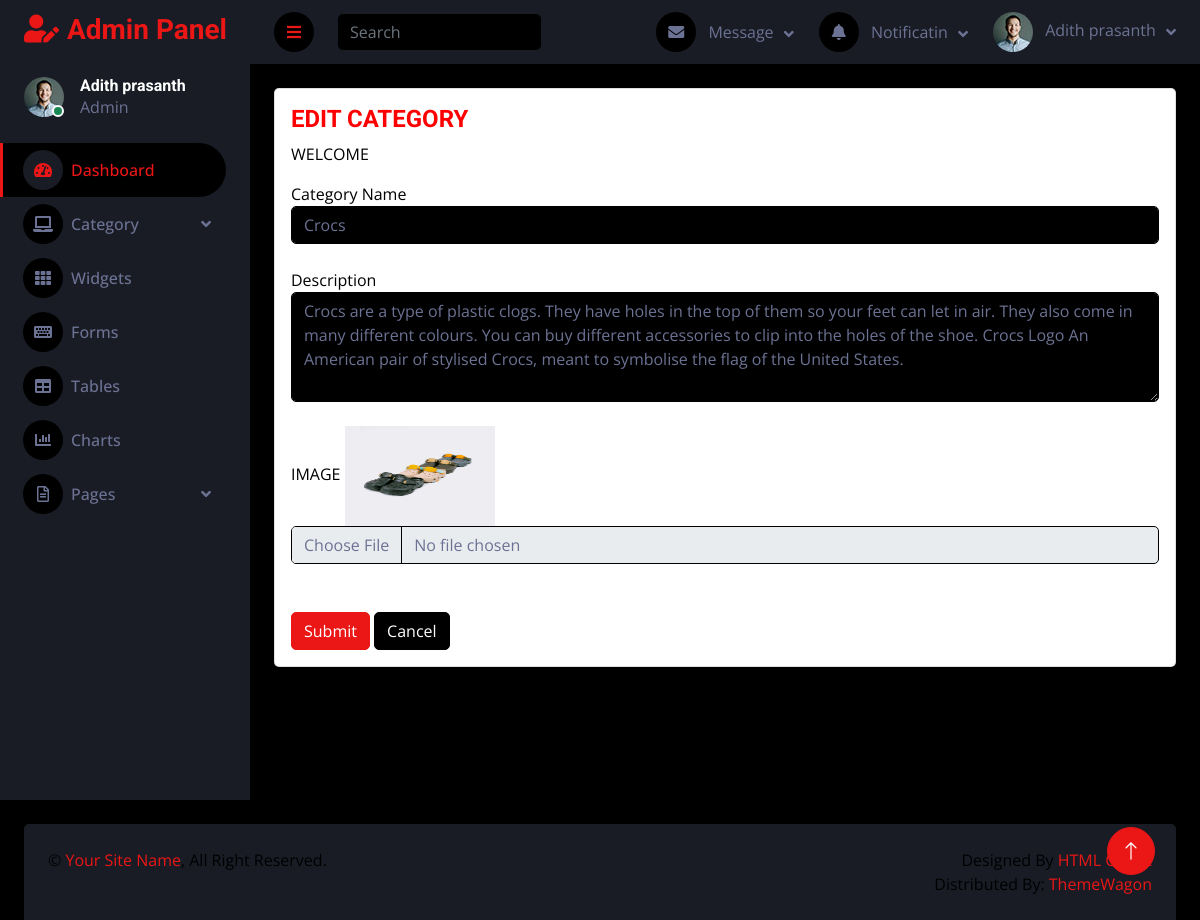
The app's page /Backend/edit_category/9/ (signed in) with its own data.
### Backend/models.py (models this page shows)
class category2db(models.Model):
    cname=models.CharField(max_length=100,null=True,blank=True)
    cdescription=models.CharField(max_length=500,null=True,blank=True)
    cimage=models.ImageField(upload_to="category_images",null=True,blank=True)

### Backend/views.py (the view)
# urls.py: path('edit_category/<int:c_id>/', views.edit_category, name="edit_category"),
def edit_category(request,c_id):
    cat = category2db.objects.filter(id=c_id)
    return render(request, "edit_category.html", {'cat': cat})

### Backend/Templates/edit_category.html (shortened to what this page needs)
<!DOCTYPE html>
{% extends 'index_page.html' %}
{% block content %}
<html lang="en">
<head>
</head>
<body>
<div class="col-12 grid-margin stretch-card">
                <div class="card" style="">
                    <font color="black">
                  <div class="card-body">
                    <h4 class="card-title" style="color:red">EDIT CATEGORY</h4>
                    <p class="card-description">WELCOME</p>
                      {% for i in cat %}
                    <form class="forms-sample" method="post" action="{% url 'update_category' c_id=i.id %}" enctype="multipart/form-data">
                      <div class="form-group">
                        <label for="exampleInputName1">Category Name</label>
                        <input value="{{i.cname}}" type="text" class="form-control" id="exampleInputName1" placeholder="" name="cname">
                      </div><br>
                         <div class="form-group">
                        <label for="exampleTextarea1">Description</label>
                        <textarea class="form-control" id="exampleTextarea1" rows="4" name="cdescription">{{i.cdescription}}</textarea>
                      </div><br>
                      <div class="form-group">
                        <label for="exampleInputCity1">IMAGE</label>
                          <img width="150px" height="100px" src="{{i.cimage.url}}">
                        <input type="file" class="form-control" id="exampleInputCity1" placeholder="Location" name="cimage">
                      </div><br><br>
                      <button type="submit" class="btn btn-primary mr-2">Submit</button>
                      <button class="btn btn-dark">Cancel</button>
                    </form>
                      {% endfor %}
                  </div>
                </div>
              </div>
</body>
</html>
{% endblock %}

### Backend/static/In/css/style.css (style rules this page uses)
:root { --primary: #EB1616; --secondary: #191C24; --light: #6C7293; --dark: #000000; }
.btn { transition: .5s; }

### records on screen
category2db: cname "Crocs", cdescription "Crocs are a type of plastic clogs. They have holes in the top of them so your feet can let in air. They also come in many different colours. You can buy different accessories to clip into the holes of the shoe. Crocs Logo An American pair of stylised Crocs, meant to symbolise the flag of the United States.", cimage (picture)

### other values on screen
{{ request.session.username }} "Adith prasanth"
